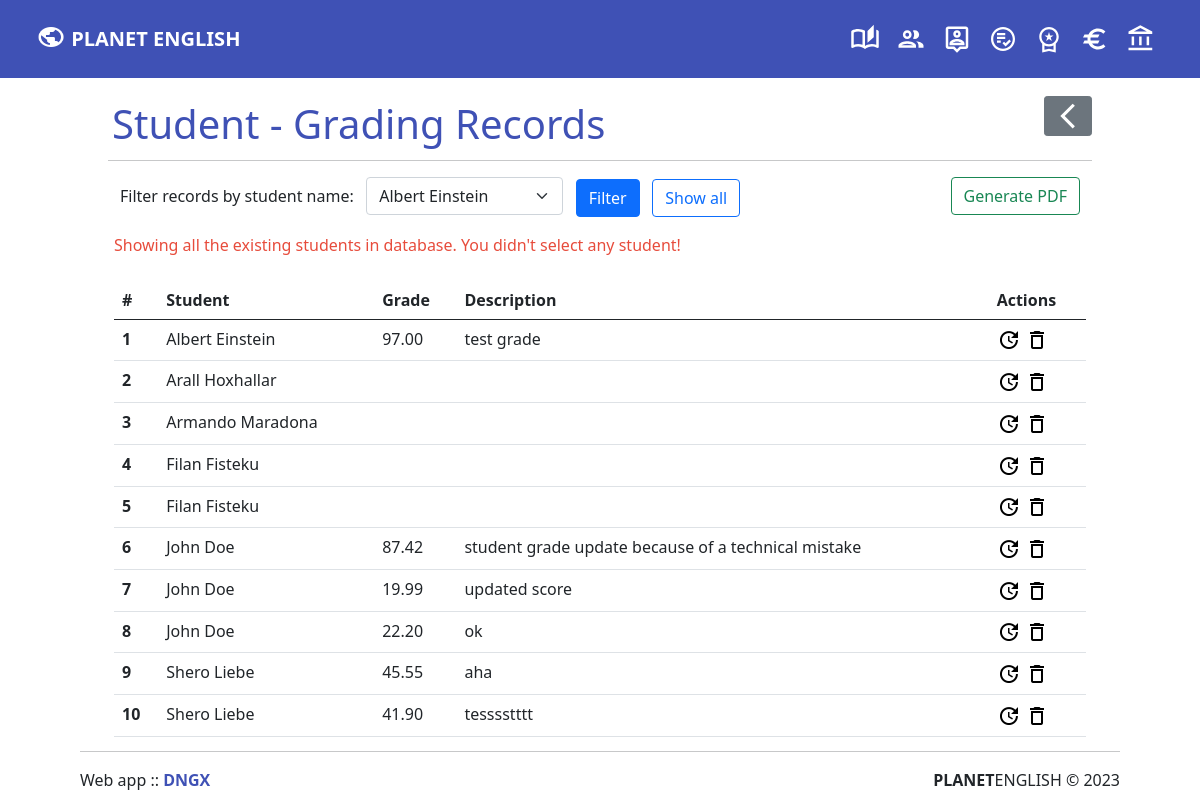
Screenshot of /r-grades.php with the database file from the repository.
### tables this page shows
CREATE TABLE `grades` (
  `grade_id` int(11) NOT NULL,
  `grenrollment_id` int(11) DEFAULT NULL,
  `grade` decimal(4,2) DEFAULT NULL,
  `grade_description` varchar(200) DEFAULT NULL
);

### r-grades.php (the view, shortened to what this page needs)
<?php include('partials/menu.php'); ?>
<div class="row text-start mb-auto" style="width:90%; margin: auto; padding: 3rem; padding-bottom: unset;">
    <div class="col-md-8" style="padding-left: 0;">
        <h1 class="p-1 text-start" style="color: #3f51b5;">Student - Grading Records</h1>
    </div>
    <div class="col-md-4" style="padding-right: 0;">
        <div class="text-end"><a href="m-grades.php" class="btn btn-secondary btn-sm"><img src="img/icon-back.svg" height="30" width="30"></a></div>
    </div>
<hr>
<div class="row mb-auto" style="margin: auto;">
            <div class="col-10" style="padding-left: 0;">
                  <form action="" method="POST" class="form-inline" style="padding-left: 0;">
                    <div class="col-8 text-start d-inline" style="padding-left: 0;">
                            <label for="student" class="form-label" style="padding-left: 0;">Filter records by student name: </label>
                            <select class="form-select w-25 d-inline" aria-label="Default select example" name="student">
                                <?php
                                    $sql = "SELECT DISTINCT s.first_name, s.last_name, c.course_name, g.grade_id, g.grenrollment_id, g.grade, g.grade_description FROM students s
                                            LEFT JOIN enrollments e
                                            ON s.student_id = e.enstudent_id
                                            LEFT JOIN courses c
                                            ON e.encourse_id = c.course_id
                                            LEFT JOIN grades g
                                            ON e.enrollment_id = g.grenrollment_id
                                            GROUP BY s.first_name
                                            ";
                                    $res = mysqli_query($cxn, $sql);
                                    $count = mysqli_num_rows($res);
                                    if($count>0)
                                    {
                                        while($row = mysqli_fetch_assoc($res))
                                        {
                                            $fname = $row['first_name'];
                                            $lname = $row['last_name'];
                                            $student = $fname .' '.$lname;
                                            ?>
                                            <option value="<?php echo $student; ?>"><?php echo $student; ?></option>
                                            <?php
                                        }
                                    }
                                    else
                                    {
                                        ?>
                                        <option value="0">There are no students available</option>
                                        <?php
                                    }
                                ?>
                            </select>
                            </div>
                            <div class="col-4 d-inline">&nbsp;
                            <button type="submit" class="btn btn-primary" name="filter">Filter</button>
                            </div>
                            <div class="col-4 d-inline">&nbsp;
                            <a href="r-grades.php" class="btn btn-outline-primary" name="show">Show all</a>
                            </div>
                            </form>
                            </div>
                            <div class="col-2" style="padding-right: 0;">
                            <div class="d-inline" style="padding-right: 0;">
                                <form action="grades-report.php" method="POST" class="form-inline text-end" target="_blank">
                                <button type="submit" class="btn btn-outline-success" name="pdf">Generate PDF</button>
                                </form>
                            </div>
                            </div>
                        </div>
</div>
<div class="container" style="width:83%; margin: auto;">
<table class="table">
  <thead>
    <tr>
      <th scope="col">#</th>
      <th scope="col">Student</th>
      <th scope="col">Grade</th>
      <th scope="col">Description</th>
      <th scope="col">Actions</th>
    </tr>
  </thead>
<?php
    if(isset($_POST['filter'])){
        $student_n = $_POST['student'];
        echo "<div class='success'>Selected student name: " .$student_n. "</div><br>";
    $query = "SELECT DISTINCT s.first_name, s.last_name, c.course_name, g.grade_id, g.grenrollment_id, g.grade, g.grade_description FROM students s
        LEFT JOIN enrollments e
        ON s.student_id = e.enstudent_id
        LEFT JOIN courses c
        ON e.encourse_id = c.course_id
        LEFT JOIN grades g
        ON e.enrollment_id = g.grenrollment_id
        WHERE CONCAT(s.first_name, ' ' , s.last_name) = '".$student_n."'
        -- GROUP BY s.first_name
        ";
    } else{
        echo "<div class='error'>Showing all the existing students in database. You didn't select any student!</div> <br>";
    $query = "SELECT DISTINCT s.first_name, s.last_name, c.course_name, g.grade_id, g.grenrollment_id, g.grade, g.grade_description FROM students s
    LEFT JOIN enrollments e
    ON s.student_id = e.enstudent_id
    LEFT JOIN courses c
    ON e.encourse_id = c.course_id
    LEFT JOIN grades g
    ON e.enrollment_id = g.grenrollment_id
    ORDER BY s.first_name
    ";
    }
    $result = mysqli_query($cxn, $query);
    $sn = 1;
    while ($row = mysqli_fetch_assoc($result)) {
        $fname = $row['first_name'];
        $lname = $row['last_name'];
        $gr_id = $row['grade_id'];
        $grade = $row['grade'];
        $gr_desc = $row['grade_description'];
    ?>
    <tr>
    <th scope="row"><?php echo $sn++?></th>
            <td>
                <?php echo $fname.' '.$lname; ?>
            </td>
            <td>
                <?php echo $grade; ?>
            </td>
            <td>
                <?php echo $gr_desc; ?>
            </td>
            <td>
            <a href="<?php echo SITEURL; ?>u-grade.php?grade_id=<?php echo $gr_id; ?>"><img src="img/icon-update.png" alt="Update grade"></a>
            <a href="<?php echo SITEURL; ?>d-grade.php?grade_id=<?php echo $gr_id; ?>"><img src="img/icon-delete.png" alt="Delete grade"></a>
            </td>
    </tr>
    <?php
    }
?>
</table>
</div>
<?php include('partials/footer.php'); ?>

### css/admin.css (style rules this page uses)
.error { color: #e74c3c; }

### rows the page displays
grades: fname "Albert", lname "Einstein", grade "97.00", grade_description "test grade"
grades: fname "John", lname "Doe", grade "87.42", grade_description "student grade update because of a technical mistake"
grades: fname "John", lname "Doe", grade "19.99", grade_description "updated score"
grades: fname "John", lname "Doe", grade "22.20", grade_description "ok"
grades: fname "Shero", lname "Liebe", grade "45.55", grade_description "aha"
grades: fname "Shero", lname "Liebe", grade "41.90", grade_description "tesssstttt"

### other values shown
$fname "Arall"
$lname "Hoxhallar"
$fname "Armando"
$lname "Maradona"
$fname "Filan"
$lname "Fisteku"
form field student "Albert Einstein"
